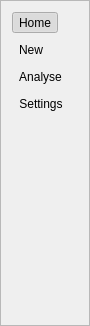
       <widget class="QFrame" name="frame">
        <property name="sizePolicy">
         <sizepolicy hsizetype="Minimum" vsizetype="Preferred">
          <horstretch>0</horstretch>
          <verstretch>0</verstretch>
         </sizepolicy>
        </property>
        <property name="minimumSize">
         <size>
          <width>90</width>
          <height>0</height>
         </size>
        </property>
        <property name="maximumSize">
         <size>
          <width>90</width>
          <height>16777215</height>
         </size>
        </property>
        <property name="layoutDirection">
         <enum>Qt::LeftToRight</enum>
        </property>
        <property name="styleSheet">
         <string notr="true"/>
        </property>
        <property name="frameShape">
         <enum>QFrame::StyledPanel</enum>
        </property>
        <property name="frameShadow">
         <enum>QFrame::Raised</enum>
        </property>
        <layout class="QVBoxLayout" name="verticalLayout_5">
         <item>
          <widget class="QToolButton" name="btn_home">
           <property name="toolTip">
            <string>Home</string>
           </property>
           <property name="statusTip">
            <string>Home page of the application</string>
           </property>
           <property name="layoutDirection">
            <enum>Qt::LeftToRight</enum>
           </property>
           <property name="autoFillBackground">
            <bool>false</bool>
           </property>
           <property name="inputMethodHints">
            <set>Qt::ImhNone</set>
           </property>
           <property name="text">
            <string>Home</string>
           </property>
           <property name="icon">
            <iconset>
             <normaloff>../../../VTUMarksAnalysis/bin/icon/home.duckduckgo.com.png</normaloff>../../../VTUMarksAnalysis/bin/icon/home.duckduckgo.com.png</iconset>
           </property>
           <property name="iconSize">
            <size>
             <width>72</width>
             <height>72</height>
            </size>
           </property>
           <property name="checkable">
            <bool>true</bool>
           </property>
           <property name="checked">
            <bool>true</bool>
           </property>
           <property name="popupMode">
            <enum>QToolButton::DelayedPopup</enum>
           </property>
           <property name="toolButtonStyle">
            <enum>Qt::ToolButtonIconOnly</enum>
           </property>
           <property name="autoRaise">
            <bool>true</bool>
           </property>
           <property name="arrowType">
            <enum>Qt::NoArrow</enum>
           </property>
          </widget>
         </item>
         <item>
          <widget class="QToolButton" name="btn_new">
           <property name="toolTip">
            <string>New </string>
           </property>
           <property name="statusTip">
            <string>create,edit,scrap the marks</string>
           </property>
           <property name="layoutDirection">
            <enum>Qt::LeftToRight</enum>
           </property>
           <property name="autoFillBackground">
            <bool>false</bool>
           </property>
           <property name="styleSheet">
            <string notr="true">.QToolButton{background-image:url(&quot;C:UsersSYEDDesktopicon.ico&quot;)}</string>
           </property>
           <property name="inputMethodHints">
            <set>Qt::ImhNone</set>
           </property>
           <property name="text">
            <string>New</string>
           </property>
           <property name="icon">
            <iconset>
             <normaloff>../../../VTUMarksAnalysis/bin/icon/new.png</normaloff>../../../VTUMarksAnalysis/bin/icon/new.png</iconset>
           </property>
           <property name="iconSize">
            <size>
             <width>72</width>
             <height>72</height>
            </size>
           </property>
           <property name="checkable">
            <bool>true</bool>
           </property>
           <property name="checked">
            <bool>false</bool>
           </property>
           <property name="popupMode">
            <enum>QToolButton::DelayedPopup</enum>
           </property>
           <property name="toolButtonStyle">
            <enum>Qt::ToolButtonIconOnly</enum>
           </property>
           <property name="autoRaise">
            <bool>true</bool>
           </property>
           <property name="arrowType">
            <enum>Qt::NoArrow</enum>
           </property>
          </widget>
         </item>
         <item>
          <widget class="QToolButton" name="btn_analyse">
           <property name="toolTip">
            <string>Analyse</string>
           </property>
           <property name="statusTip">
            <string>analyse the data/marks</string>
           </property>
           <property name="layoutDirection">
            <enum>Qt::LeftToRight</enum>
           </property>
           <property name="autoFillBackground">
            <bool>false</bool>
           </property>
           <property name="inputMethodHints">
            <set>Qt::ImhNone</set>
           </property>
           <property name="text">
            <string>Analyse</string>
           </property>
           <property name="icon">
            <iconset>
             <normaloff>../../../project files/python/qtui-py/icon/bw-analysis.png</normaloff>../../../project files/python/qtui-py/icon/bw-analysis.png</iconset>
           </property>
           <property name="iconSize">
            <size>
             <width>72</width>
             <height>72</height>
            </size>
           </property>
           <property name="checkable">
            <bool>false</bool>
           </property>
           <property name="checked">
            <bool>false</bool>
           </property>
           <property name="popupMode">
            <enum>QToolButton::DelayedPopup</enum>
           </property>
           <property name="toolButtonStyle">
            <enum>Qt::ToolButtonIconOnly</enum>
           </property>
           <property name="autoRaise">
            <bool>true</bool>
           </property>
           <property name="arrowType">
            <enum>Qt::NoArrow</enum>
           </property>
          </widget>
         </item>
         <item>
          <widget class="QToolButton" name="btn_setting">
           <property name="toolTip">
            <string>Settings</string>
           </property>
           <property name="statusTip">
            <string>set the costume settings to default</string>
           </property>
           <property name="layoutDirection">
            <enum>Qt::LeftToRight</enum>
           </property>
           <property name="autoFillBackground">
            <bool>false</bool>
           </property>
           <property name="inputMethodHints">
            <set>Qt::ImhNone</set>
           </property>
           <property name="text">
            <string>Settings</string>
           </property>
           <property name="icon">
            <iconset>
             <normaloff>../../../project files/python/qtui-py/icon/Settings.ico</normaloff>../../../project files/python/qtui-py/icon/Settings.ico</iconset>
           </property>
           <property name="iconSize">
            <size>
             <width>72</width>
             <height>72</height>
            </size>
           </property>
           <property name="checkable">
            <bool>false</bool>
           </property>
           <property name="checked">
            <bool>false</bool>
           </property>
           <property name="popupMode">
            <enum>QToolButton::DelayedPopup</enum>
           </property>
           <property name="toolButtonStyle">
            <enum>Qt::ToolButtonIconOnly</enum>
           </property>
           <property name="autoRaise">
            <bool>true</bool>
           </property>
           <property name="arrowType">
            <enum>Qt::NoArrow</enum>
           </property>
          </widget>
         </item>
         <item>
          <spacer name="verticalSpacer">
           <property name="orientation">
            <enum>Qt::Vertical</enum>
           </property>
           <property name="sizeType">
            <enum>QSizePolicy::Maximum</enum>
           </property>
           <property name="sizeHint" stdset="0">
            <size>
             <width>20</width>
             <height>200</height>
            </size>
           </property>
          </spacer>
         </item>
        </layout>
       </widget>
